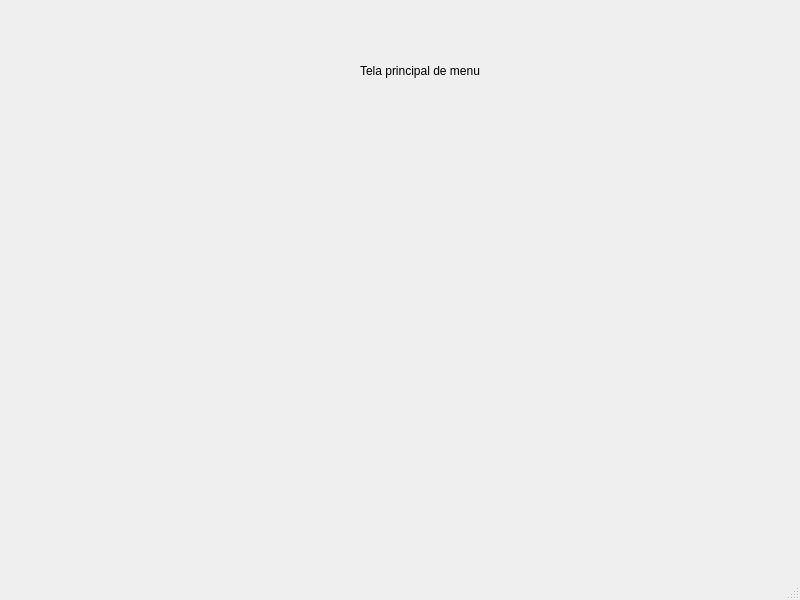
<?xml version="1.0" encoding="UTF-8"?>
<ui version="4.0">
 <class>MainWindow</class>
 <widget class="QMainWindow" name="MainWindow">
  <property name="geometry">
   <rect>
    <x>0</x>
    <y>0</y>
    <width>800</width>
    <height>600</height>
   </rect>
  </property>
  <property name="windowTitle">
   <string>MainWindow</string>
  </property>
  <widget class="QWidget" name="centralwidget">
   <widget class="QLabel" name="label">
    <property name="geometry">
     <rect>
      <x>360</x>
      <y>50</y>
      <width>121</width>
      <height>41</height>
     </rect>
    </property>
    <property name="text">
     <string>Tela principal de menu</string>
    </property>
   </widget>
  </widget>
  <widget class="QMenuBar" name="menubar">
   <property name="geometry">
    <rect>
     <x>0</x>
     <y>0</y>
     <width>800</width>
     <height>21</height>
    </rect>
   </property>
  </widget>
  <widget class="QStatusBar" name="statusbar"/>
 </widget>
 <resources/>
 <connections/>
</ui>
